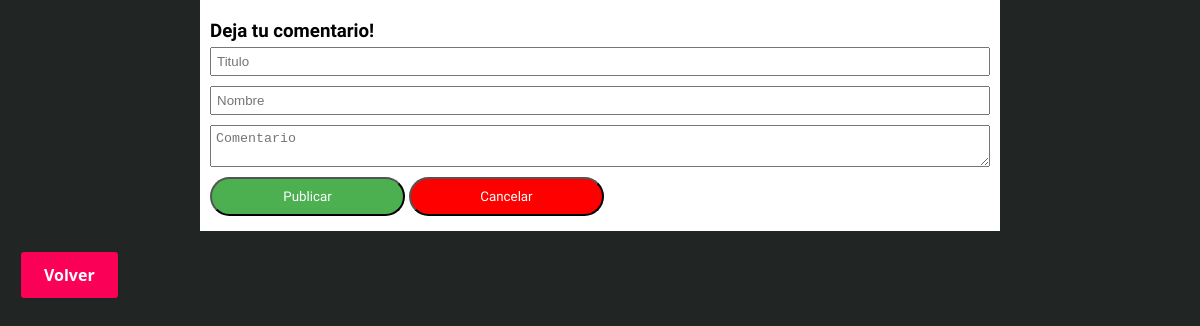
Page /EDIT_000/index.php on the earlier database version.
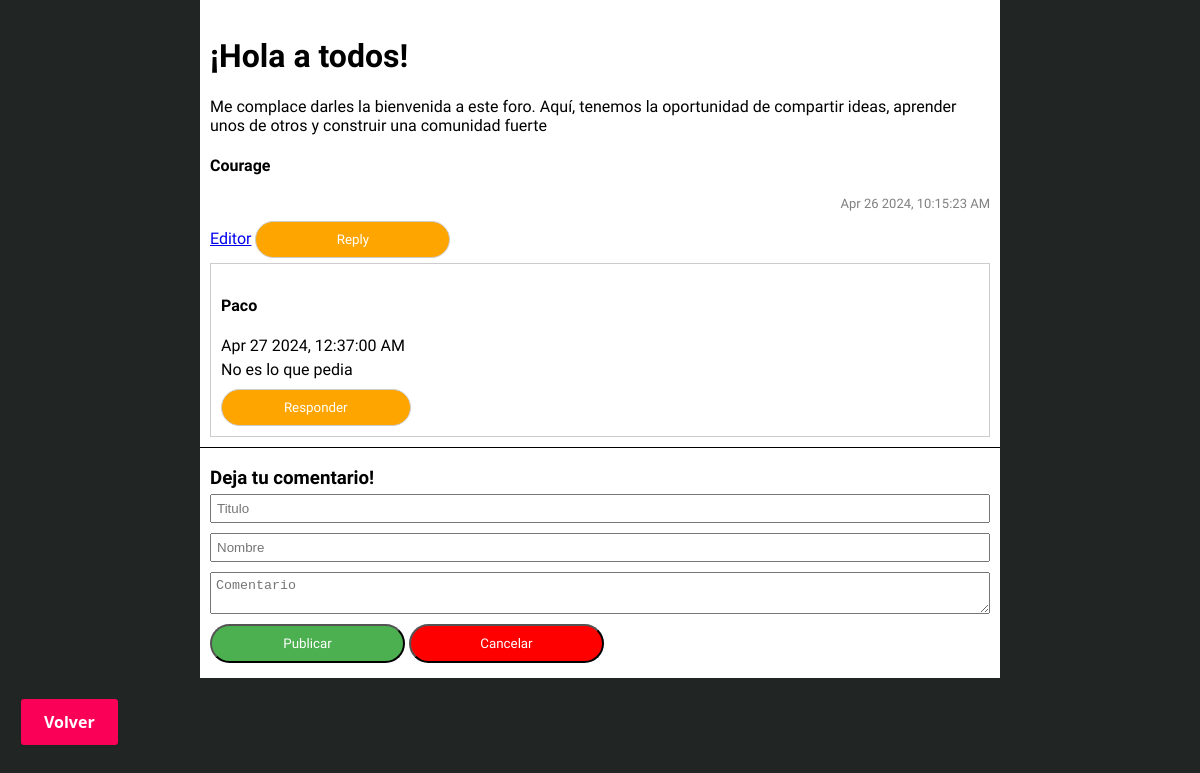
Same page on the later database version.
### tables this page shows
CREATE TABLE `tb_data` (
  `id` int(11) NOT NULL,
  `name` varchar(50) NOT NULL,
  `comment` varchar(150) NOT NULL,
  `date` varchar(50) NOT NULL,
  `reply_id` int(11) NOT NULL,
  `titulo` varchar(255) DEFAULT NULL
);

### EDIT_000/comment.php (the view, shortened to what this page needs)
<div class="comment">
  <h1><?php echo $data['titulo']; ?></h1>
  <p><?php echo $data['comment']; ?></p>
  <h4><?php echo $data['name']; ?></h4>
  <?php $reply_id = $data['id']; ?>
  <p class="date"><?php echo $data['date']; ?></p>
  <?php echo"<a href='editor.php'>Editor<a>"; ?>
  <button class="reply" onclick="reply(<?php echo $reply_id; ?>, '<?php echo $data['name']; ?>');">Reply</button>
  <?php
  $datas = mysqli_query($conn, "SELECT * FROM tb_data WHERE reply_id = $reply_id");
  if (mysqli_num_rows($datas) > 0) {
    foreach ($datas as $data) {
      require 'reply.php';
    }
  }
  ?>
</div>

### EDIT_000/index.php (shortened to what this page needs)
<?php
$conn = mysqli_connect("localhost", "root", "", "fpproject");
?>
<html>
  <head>
    <link rel="stylesheet" href="css/Proyecto.css">
    <link rel="stylesheet" href="css/button/button.css">
  </head>
  <body>
    <div class="container">
      <?php
      $datas = mysqli_query($conn, "SELECT * FROM tb_data WHERE reply_id = 0");
      foreach($datas as $data) {
        require 'comment.php';
      }
      ?>
      <form id = "Formulario" method = "post">
        <h3 id = "title">Deja tu comentario!</h3>
        <input type="text" name="titulo" placeholder="Titulo">
        <input type="text" name="name" placeholder="Nombre">
        <textarea name="comment" placeholder="Comentario"></textarea>
        <button class = "publicar" type="submit" name="submit">Publicar</button>
        <button class = "cancelar" type="" name="cancelar">Cancelar</button>
      </form>
    </div>
    <a href="">
    <button class="button-5" role="button">Volver</button>
    </a>
  </body>
</html>

### EDIT_000/reply.php (shortened to what this page needs)
<div class="reply">
  <h4><?php echo $data['name']; ?></h4>
  <p><?php echo $data['date']; ?></p>
  <p><?php echo $data['comment']; ?></p>
  <?php $reply_id = $data['id']; ?>
  <button class="reply" onclick="responder(<?php echo $reply_id; ?>, '<?php echo $data['name']; ?>');">Responder</button>
</div>

### EDIT_002/css/Proyecto.css (style rules this page uses)
* { box-sizing: border-box; }
html { scroll-behavior: smooth; }
body { font-family: 'Kanit', sans-serif; margin: 0; padding: 0; }

### EDIT_001/css/button/button.css (style rules this page uses)
.button-5 { align-items: center; background-clip: padding-box; background-color: #FA0057; border: 1px solid transparent; border-radius: .25rem; box-shadow: rgba(0, 0, 0, 0.02) 0 1px 3px 0; box-sizing: border-box; color: #fff; cursor: pointer; display: inline-flex; font-family: system-ui,-apple-system,system-ui,"Helvetica Neue",Helvetica,Arial,sans-serif; font-size: 16px; font-weight: 600; justify-content: center; line-height: 1.25; margin: 20px; min-height: 3rem; padding: calc(.875rem - 1px) calc(1.5rem - 1px); position: relative; text-decoration: none; transition: all 250ms; user-select: none; -webkit-user-select: none; touch-action: manipulation; vertical-align: baseline; width: auto; }

### EDIT_000/index.php (style rules this page uses)
.button-5 { align-items: center; background-clip: padding-box; background-color: #FA0057; border: 1px solid transparent; border-radius: .25rem; box-shadow: rgba(0, 0, 0, 0.02) 0 1px 3px 0; box-sizing: border-box; color: #fff; cursor: pointer; display: inline-flex; font-family: system-ui,-apple-system,system-ui,"Helvetica Neue",Helvetica,Arial,sans-serif; font-size: 16px; font-weight: 600; justify-content: center; line-height: 1.25; margin: 20px; min-height: 3rem; padding: calc(.875rem - 1px) calc(1.5rem - 1px); position: relative; text-decoration: none; transition: all 250ms; user-select: none; -webkit-user-select: none; touch-action: manipulation; vertical-align: baseline; width: auto; }
* { box-sizing: border-box; }
html { scroll-behavior: smooth; }
body { font-family: 'Kanit', sans-serif; margin: 0; padding: 0; background: #212523; }
.container { background: white; width: 800px; margin: 0 auto; padding-top: 1px; padding-bottom: 5px; }
.comment, .reply { margin-top: 5px; padding: 10px; border-bottom: 1px solid black; }
.reply { border: 1px solid #ccc; }
p { margin-top: 5px; margin-bottom: 5px; }
form { margin: 10px; }
form h3 { margin-bottom: 5px; }
form input, form textarea { width: 100%; padding: 5px; margin-bottom: 10px; }
form button.publicar, button { background: #4CAF50; color: white; cursor: pointer; font-family: 'Kanit', sans-serif; border-radius:20px; padding: 10px 20px; width: 25%; }
form button.cancelar, button { background: red; font-family: 'Kanit', sans-serif; color: white; cursor: pointer; border-radius:20px; padding: 10px 20px; width: 25%; }
button.reply { background: orange; }

### EDIT_000/comment.php (style rules this page uses)
.date { font-size: small; text-align: end; color: gray; }

Differences in the rows shown:
added tb_data: titulo "¡Hola a todos!", comment "Me complace darles la bienvenida a este foro. Aquí, tenemos la oportunidad de compartir ideas, aprender unos de otros y construir una comunidad fuerte", name "Courage", date "Apr 26 2024, 10:15:23 AM"
added tb_data: name "Paco", date "Apr 27 2024, 12:37:00 AM", comment "No es lo que pedia", shown under "¡Hola a todos!"
